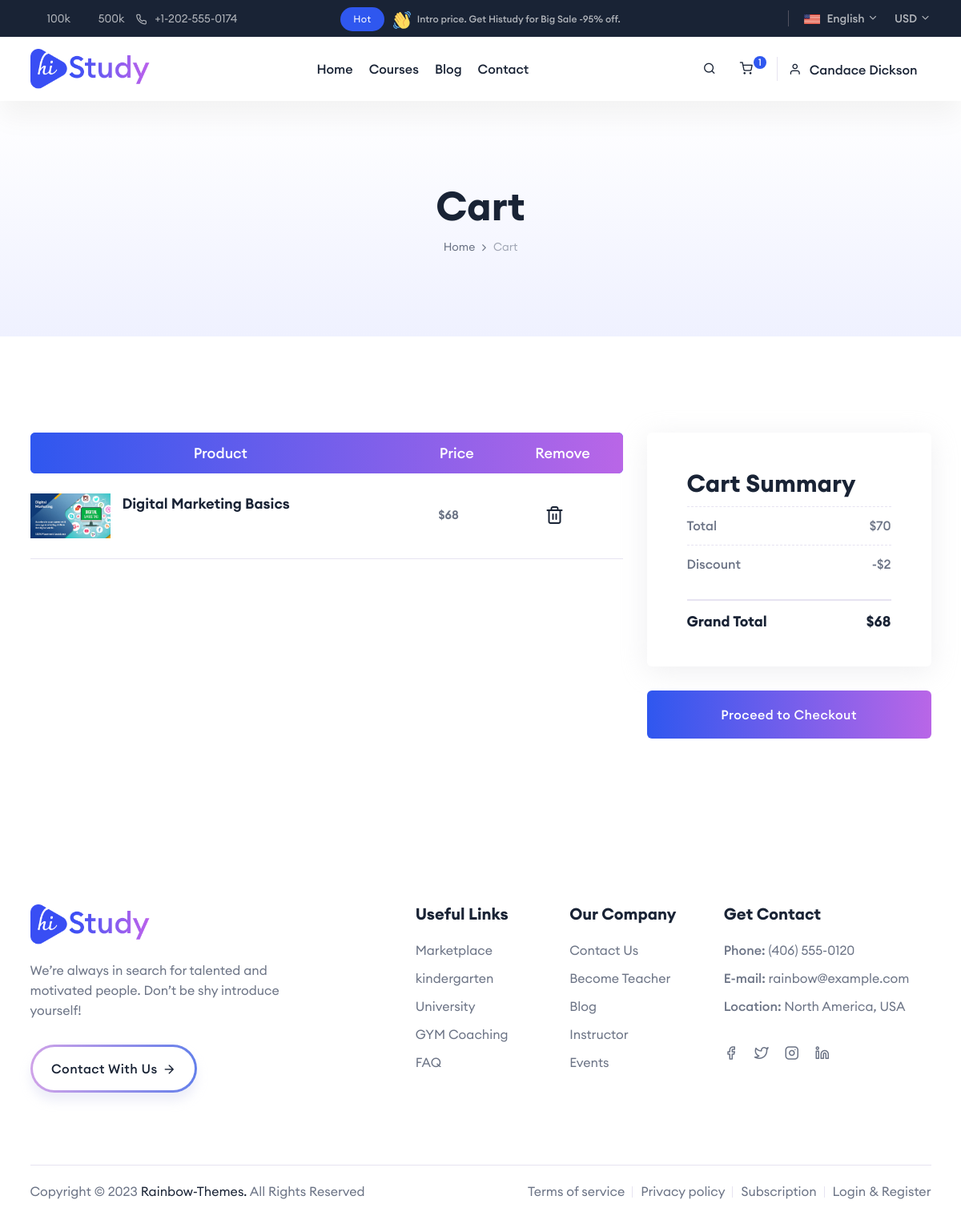
The app's page /cart/ (signed in), older data.
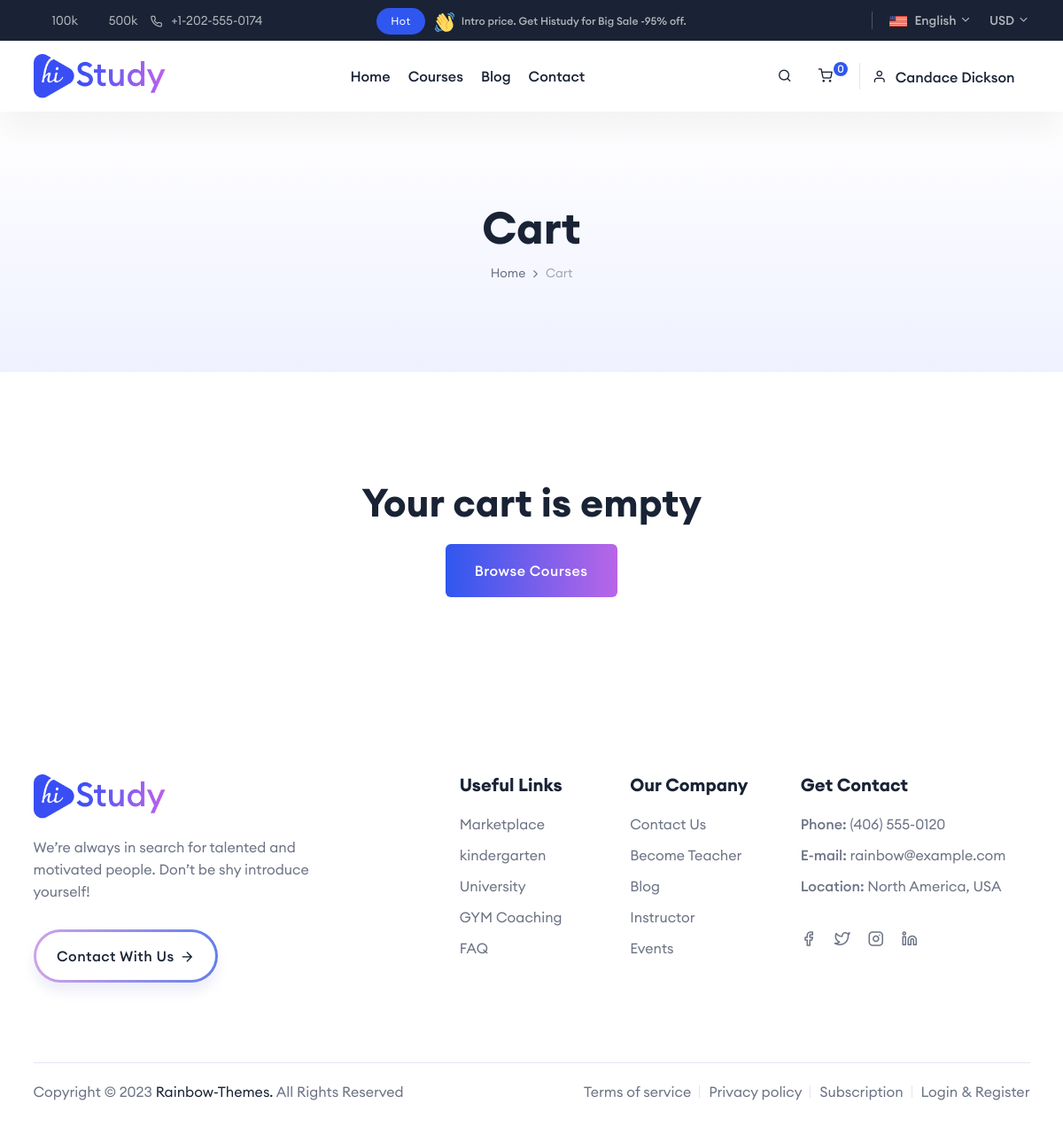
The same page, newer data.
### account/models.py (models this page shows, shortened)
class User(AbstractUser):
    ROLE_CHOICE = (
        ('E', 'Educator'),
        ('S', 'Student'),
    )
    username = None
    email = models.EmailField(unique=True)
    profile_image = models.ImageField(upload_to=rename_user_image, null=True, blank=True)
    role = models.CharField(max_length=2, default='S', choices=ROLE_CHOICE)
    USERNAME_FIELD = 'email'
    REQUIRED_FIELDS = []
    objects = UserManager()
    def cart_count(self):
        from shop.models import Cart
        carts = Cart.objects.filter(user=self)
        return carts.count()

### teach/models.py (models this page shows, shortened)
class Course(models.Model):
    LEVEL_CHOICE = (
        ('B', 'Begainer'),
        ('I', 'Intermediate'),
        ('A', 'Advance'),
        ('E', 'Expert'),
    )
    DEFAULT = 'static/images/placeholder.png'
    user = models.ForeignKey(User, on_delete=models.CASCADE)
    title = models.CharField(max_length=300)
    slug = models.SlugField(max_length=400, unique=True, null=True, blank=True, editable=False)
    short_desc = models.CharField(max_length=600, help_text='Course description should be less than 600 charecter.')
    category = models.ForeignKey(Category, on_delete=models.CASCADE, verbose_name='Choose Categories')
    price = models.PositiveIntegerField(default=0, verbose_name='Regular Price')
    off_price = models.PositiveIntegerField(default=None, verbose_name='Discounted Price', null=True, blank=True)
    level = models.CharField(max_length=10, choices=LEVEL_CHOICE, default=None, null=True, blank=True, verbose_name='Difficulty Level')
    thumbnail = models.ImageField(upload_to=rename_image)
    preview_video = models.FileField(upload_to='course/video/', null=True)
    def get_price(self):
        return self.off_price if self.off_price else self.price

### shop/views.py (the view)
# urls.py: path('cart/', cart_page, name='cart'),
def cart_page(request):
    total_price = get_total_cart_price(request)
    total_original_price = get_total_original_price(request)
    total_discount = total_original_price - total_price
    courses = get_cart(request)
    context = {
        'courses' : courses,
        'total_price' : total_price,
        'total_original_price' : total_original_price,
        'total_discount' : total_discount
    }
    return render(request, 'shop/cart.html', context)

### account/context_processors.py (called while the page is built)
def user_data(request):
    if request.user.is_authenticated:
        user = request.user
        full_name = f'{user.first_name} {user.last_name}'
        return {
            'user' : user,
            'full_name' : full_name
        }
    else:
        return {}

### shop/context_processors.py (called while the page is built)
def shop_data(request):
    if request.user.is_authenticated:
        carts = Cart.objects.filter(user=request.user)
        total_price = 0
        for cart in carts:
            total_price += cart.course.get_price()
        return {
            'total_price' : total_price
        }
    else:
        return {
        }

### shop/utils.py (called while the page is built)
def get_cart(request):
    courses_in_cart = []
    if request.user.is_authenticated:
        carts = Cart.objects.filter(user=request.user)
        courses_in_cart = [cart.course.id for cart in carts]
    else:
        if 'cart' in request.session:
            courses_in_cart = request.session['cart']
    cart_courses = Course.objects.filter(id__in=courses_in_cart)
    return cart_courses

def get_total_cart_price(request):
    courses = get_cart(request)
    total = 0
    for course in courses:
        total += course.get_price()
    return total

### templates/shop/cart.html (shortened to what the changed rows need)
{% extends 'base_site.html' %}
{% block content %}
    <div class="rbt-breadcrumb-default ptb--100 ptb_md--50 ptb_sm--30 bg-gradient-1">
        <div class="container">
            <div class="row">
                <div class="col-lg-12">
                    <div class="breadcrumb-inner text-center">
                        <h2 class="title">Cart</h2>
                    </div>
                </div>
            </div>
        </div>
    </div>
    <div class="rbt-cart-area bg-color-white rbt-section-gap">
        <div class="cart_area">
            <div class="container">
                {% if courses %}
                    <div class="row g-5">
                        <div class="col-md-8">
                            <div class="cart-table table-responsive mb--60">
                                <table class="table">
                                    <thead>
                                        <tr>
                                            <th class="pro-title">Product</th>
                                            <th class="pro-price">Price</th>
                                            <th class="pro-remove">Remove</th>
                                        </tr>
                                    </thead>
                                    <tbody>
                                        {% for course in courses %}
                                            <tr id="row-{{course.id}}">
                                                <td class="pro-title text-left">
                                                    <a href="#" class="d-flex cart-thumb">
                                                        <img src="{{ course.thumbnail.url }}" alt="Product">
                                                        <p>{{ course.title }}</p>
                                                    </a>
                                                </td>
                                                <td class="pro-price"><span>${{ course.get_price }}</span></td>
                                                <td class="pro-remove">
                                                    <a href="#" class="remove-cart" data-id="{{ course.id }}"><i class="feather-trash-2"></i></a>
                                                </td>
                                            </tr>
                                        {% endfor %}
                                    </tbody>
                                </table>
                            </div>
                        </div>
                        <div class="col-md-4">
                            <div class="cart-summary">
                                <div class="cart-summary-wrap">
                                    <div class="section-title text-start">
                                        <h4 class="title">Cart Summary</h4>
                                    </div>
                                    <p>Total <span>${{ total_original_price }}</span></p>
                                    <p>Discount <span>-${{ total_discount }}</span></p>
                                    <h2>Grand Total <span>${{ total_price }}</span></h2>
                                </div>
                                <div class="cart-submit-btn-group">
                                    <div class="single-button w-100 text-center">
                                        <a href="{% url 'checkout' %}" class="rbt-btn btn-gradient rbt-switch-btn rbt-switch-y w-100">
                                            <span data-text="Proceed to Checkout">Proceed to Checkout</span>
                                        </a>
                                    </div>
                                </div>
                            </div>
                        </div>
                    </div>
                {% else %}
                    <div class="text-center">
                        <h2>Your cart is empty</h2>
                        <a href="{% url 'courses' %}" class="rbt-btn btn-gradient icon-hover text-center">
                            <span class="btn-text">Browse Courses</span>
                            <span class="btn-icon"></span>
                        </a>
                    </div>
                {% endif %}
            </div>
        </div>
    </div>
{% endblock content %}

### templates/base_site.html (shortened to what the changed rows need)
{% extends 'base.html' %}
{% load static %}
{% block header %}
    <header class="rbt-header rbt-header-10">
        <div class="rbt-header-wrapper header-space-betwween header-sticky">
            <div class="container-fluid">
                <div class="mainbar-row rbt-navigation-center align-items-center">
                    <div class="header-right">
                        <ul class="quick-access">
                            <li class="access-icon rbt-mini-cart">
                                <a class="rbt-cart-sidenav-activation rbt-round-btn" href="#">
                                    <i class="feather-shopping-cart"></i>
                                    <span class="rbt-cart-count" id="cart-count">{{ user.cart_count }}</span>
                                </a>
                            </li>
                        </ul>
                    </div>
                </div>
            </div>
        </div>
    </header>
{% endblock header %}

Row changes from the older to the newer data that the page shows:
no longer on this page (row unchanged): Course: thumbnail (picture), title "Digital Marketing Basics", get_price "68"
changed User: cart_count "1" → "0"
Text that changed along with them:
{{ total_original_price }}: "70" → (not shown)
{{ total_discount }}: "2" → (not shown)
{{ total_price }}: "68" → (not shown)
text no longer shown: "Product Price Remove Cart Summary Total $ Discount -$ Grand Total $ Proceed to Checkout"
text now shown: "Your cart is empty Browse Courses"
